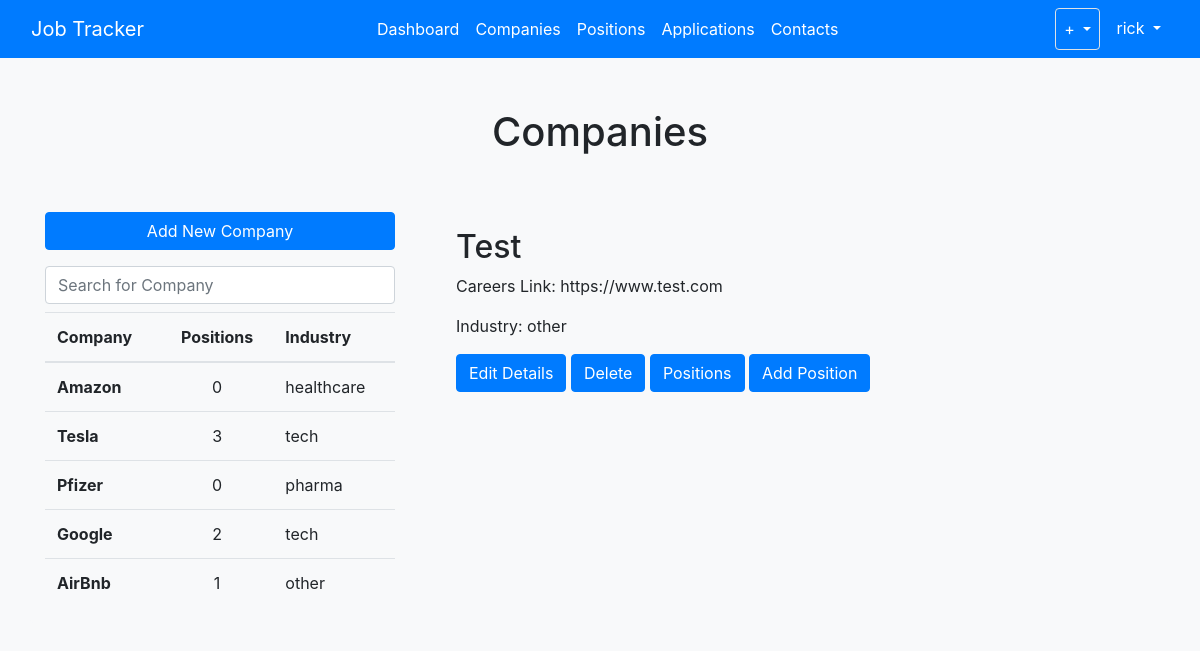
Page /companies/?company=1 (signed in) on the committed database.
### jobs/models.py (models this page shows, shortened)
class Company(models.Model):
	INDUSTRY_CHOICES = [
		('tech', 'Tech'),
		('ecommerce', 'Ecommerce'),
		('healthcare', 'Healthcare'),
		('pharma', 'Pharmaceutical'),
		('aerospace', 'Aerospace'),
		('fintech', 'FinTech'),
		('nonprofit', 'Nonprofit'),
		('defense', 'Defense'),
		('other', 'Other'),
	]
	user = models.ForeignKey(
		User,
		on_delete=models.CASCADE,
		default=1)
	name = models.CharField(max_length=100)
	careers_url = models.URLField(max_length=300, null=True)
	industry = models.CharField(choices=INDUSTRY_CHOICES, max_length=100, null=True)

### jobs/views.py (the view)
# urls.py: path('companies/', CompanyListView.as_view(), name='jobs-companies'),
class CompanyListView(LoginRequiredMixin, View):
    def get(self, request):
        comp_id = request.GET.get('company')
        if self.request.META.get('HTTP_X_REQUESTED_WITH') == 'XMLHttpRequest':
            company = Company.objects.get(pk=comp_id)
            response = {
                'name': company.name,
                'careers_url': company.careers_url,
                'industry': company.industry,
                'id': company.id
            }
            return JsonResponse(response)
        else:
            companies = Company.objects.filter(user=request.user)
            context = {'companies': companies}
            if comp_id:
                show_co = Company.objects.get(pk=comp_id)
                context['show_co'] = show_co
            return render(request, 'jobs/companies.html', context)

### jobs/templates/jobs/companies.html (shortened to what this page needs)
{% extends "jobs/base.html" %}
{% block content %}
<div class="container p-5">
	<h1 class="text-center">Companies</h1>
</div>
<div class="row">
	<div class="col-4">
		<a class="btn btn-primary mb-3 btn-block" href="{% url 'jobs-new-company' %}">Add New Company</a>
		<input class="form-control mb-2" id="companySearch" type="text" placeholder="Search for Company">
		<table class="table table-hover">
			<thead>
				<tr>
					<th scope="col">Company</th>
					<th scope="col" class="text-center">Positions</th>
					<th scope="col">Industry</th>
				</tr>
			</thead>
			<tbody id="companyTable">
				{% for company in companies %}
				<tr class="make-row-clickable" data-link="{% url 'jobs-companies' %}?company={{ company.id }}">
					<th scope="row">{{ company.name }}</th>
					<td class="text-center">{{ company.position_set.count }}</td>
					<td>{{ company.industry }}</td>
				</tr>
				{% endfor %}
			</tbody>
		</table>
	</div>
	<div class="col-8">
		<div class="container ml-3 show-company">
			<div class="row mt-3">
				<div class="col-md-auto">
					{% if show_co %}
					<h2 class="company-name">{{ show_co.name }}</h2>
					{% else %}
					<h2 class="company-name"></h2>
					{% endif %}
				</div>
			</div>
			<div class="row">
				<div class="col mb-3">
					{% if show_co %}
					<p class="company-url">Careers Link: {{ show_co.careers_url }}</p>
					<p class="company-industry">Industry: {{ show_co.industry }}</p>
					{% else %}
					<p class="company-url"></p>
					<p class="company-industry"></p>
					{% endif %}
					<div class="row mb-3">
						<div class="col">
							{% if show_co %}
								<a class="btn btn-primary edit-company" href="{% url 'jobs-company-update' show_co.id %}" role="button">Edit Details</a>
								<a class="btn btn-primary delete-company" href="{% url 'jobs-company-delete' show_co.id %}" role="button">Delete</a>
								<a class="btn btn-primary positions-company" href="{% url 'jobs-company-details' show_co.id %}" role="button">Positions</a>
								<a class="btn btn-primary add-position" href="{% url 'jobs-new-position' %}?company={{ company.id }}" role="button">Add Position</a>
							{% endif %}
						</div>
				    </div>
				</div>
			</div>
		</div>
	</div>
</div>
{% endblock content %}

### jobs/templates/jobs/base.html (shortened to what this page needs)
{% load static %}
<!DOCTYPE html>
<html>
<head>
    <link rel="stylesheet" href="https://cdn.jsdelivr.net/npm/bootstrap@4.5.3/dist/css/bootstrap.min.css">
    <link rel="stylesheet" type="text/css" href="{% static 'jobs/style.css' %}">
</head>
<body class="h-100 bg-light">
	<nav class="navbar navbar-expand-lg navbar-dark bg-primary fixed-top">
		<div class="container-fluid">
			<a class="navbar-brand" href="/">Job Tracker</a>
			<div class="collapse navbar-collapse" id="expandMenu">
				<ul class="navbar-nav mr-auto">
					{% if request.user.is_authenticated %}
					<li class="nav-item">
						<a class="nav-link active" aria-current="page" href="/">Dashboard</a>
					</li>
					<li class="nav-item">
						<a class="nav-link active" href="{% url 'jobs-companies' %}">Companies</a>
					</li>
					<li class="nav-item">
						<a class="nav-link active" href="{% url 'jobs-list-positions' %}">Positions</a>
					</li>
					<li class="nav-item">
						<a class="nav-link active" href="{% url 'jobs-list-applications' %}">Applications</a>
					</li>
					<li class="nav-item">
						<a class="nav-link active" href="/contacts">Contacts</a>
					</li>
					{% endif %}
				</ul>
				<ul class="navbar-nav">
					{% if request.user.is_authenticated %}
					<li class="dropdown border rounded">
						<a class="nav-link active dropdown-toggle" href="#" id="navbarDropdownMenuLink" role="button" data-bs-toggle="dropdown" aria-expanded="false"> + </a>
					</li>
					<li class="dropdown ml-2">
						<a class="nav-link active dropdown-toggle" href="#" id="navbarDropdownMenuLink" role="button" data-bs-toggle="dropdown" aria-expanded="false"> {{ request.user.username }} </a>
					</li>
					{% endif %}
				</ul>
			</div>
		</div>
	</nav>
	<div class="container bg-light rounded">
		{% block content %}{% endblock %}
	</div>
</body>
</html>

### jobs/static/jobs/style.css (style rules this page uses)
body { padding-top: 60px; }

### rows in the picture
Company: name "Amazon", position_set.count "0", industry "healthcare"
Company: name "Tesla", position_set.count "3", industry "tech"
Company: name "Pfizer", position_set.count "0", industry "pharma"
Company: name "Google", position_set.count "2", industry "tech"
Company: name "AirBnb", position_set.count "1", industry "other"
Company: name "Test", careers_url "https://www.test.com", industry "other"

### other values in the picture
{{ request.user.username }} "rick"
